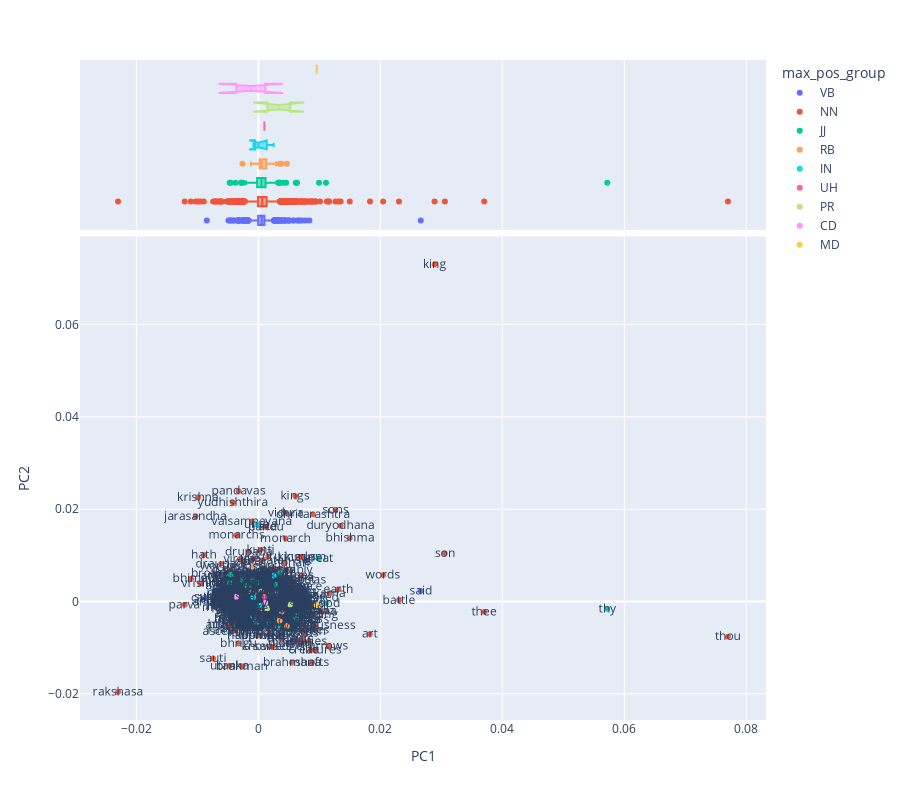

The cell this chart's notebook holds for it:
### Code cell
vis_loadings(LOADINGS2, 1, 2)

### Figure 1 — Plotly figure (JSON) as saved in the notebook; plotly's stock layout.template omitted (floating-point values rounded to 4 significant figures; data arrays with more than 128 entries replaced by an {"elided": "..."} marker saying what was removed)
{"data": [{"hovertemplate": "<b>%{hovertext}</b><br><br>max_pos_group=VB<br>PC1=%{x}<br>PC2=%{y}<br>term_str=%{text}<extra></extra>", "hovertext": {"elided": "925 str values"}, "legendgroup": "VB", "marker": {"color": "#636efa", "symbol": "circle"}, "mode": "markers+text", "name": "VB", "showlegend": true, "text": {"elided": "925 str values"}, "type": "scattergl", "x": {"elided": "925 float values"}, "xaxis": "x", "y": {"elided": "925 float values"}, "yaxis": "y"}, {"alignmentgroup": "True", "hovertemplate": "<b>%{hovertext}</b><br><br>max_pos_group=VB<br>PC1=%{x}<extra></extra>", "hovertext": {"elided": "925 str values"}, "legendgroup": "VB", "marker": {"color": "#636efa", "symbol": "circle"}, "name": "VB", "notched": true, "offsetgroup": "VB", "showlegend": false, "type": "box", "x": {"elided": "925 float values"}, "xaxis": "x2", "yaxis": "y2"}, {"hovertemplate": "<b>%{hovertext}</b><br><br>max_pos_group=NN<br>PC1=%{x}<br>PC2=%{y}<br>term_str=%{text}<extra></extra>", "hovertext": {"elided": "1752 str values"}, "legendgroup": "NN", "marker": {"color": "#EF553B", "symbol": "circle"}, "mode": "markers+text", "name": "NN", "showlegend": true, "text": {"elided": "1752 str values"}, "type": "scattergl", "x": {"elided": "1752 float values"}, "xaxis": "x", "y": {"elided": "1752 float values"}, "yaxis": "y"}, {"alignmentgroup": "True", "hovertemplate": "<b>%{hovertext}</b><br><br>max_pos_group=NN<br>PC1=%{x}<extra></extra>", "hovertext": {"elided": "1752 str values"}, "legendgroup": "NN", "marker": {"color": "#EF553B", "symbol": "circle"}, "name": "NN", "notched": true, "offsetgroup": "NN", "showlegend": false, "type": "box", "x": {"elided": "1752 float values"}, "xaxis": "x2", "yaxis": "y2"}, {"hovertemplate": "<b>%{hovertext}</b><br><br>max_pos_group=JJ<br>PC1=%{x}<br>PC2=%{y}<br>term_str=%{text}<extra></extra>", "hovertext": {"elided": "345 str values"}, "legendgroup": "JJ", "marker": {"color": "#00cc96", "symbol": "circle"}, "mode": "markers+text", "name": "JJ", "showlegend": true, "text": {"elided": "345 str values"}, "type": "scattergl", "x": {"elided": "345 float values"}, "xaxis": "x", "y": {"elided": "345 float values"}, "yaxis": "y"}, {"alignmentgroup": "True", "hovertemplate": "<b>%{hovertext}</b><br><br>max_pos_group=JJ<br>PC1=%{x}<extra></extra>", "hovertext": {"elided": "345 str values"}, "legendgroup": "JJ", "marker": {"color": "#00cc96", "symbol": "circle"}, "name": "JJ", "notched": true, "offsetgroup": "JJ", "showlegend": false, "type": "box", "x": {"elided": "345 float values"}, "xaxis": "x2", "yaxis": "y2"}, {"hovertemplate": "<b>%{hovertext}</b><br><br>max_pos_group=RB<br>PC1=%{x}<br>PC2=%{y}<br>term_str=%{text}<extra></extra>", "hovertext": ["accordingly", "actually", "agreeably", "aside", "asleep", "away", "carefully", "ceaselessly", "certainly", "cheerfully", "completely", "constantly", "continually", "deeply", "duly", "easily", "entirely", "equally", "especially", "exceedingly", "extremely", "far", "fast", "fearlessly", "fiercely", "firmly", "folly", "forcibly", "forward", "frequently", "fully", "furiously", "generally", "gradually", "greatly", "happily", "highly", "immediately", "impetuously", "incessantly", "instead", "just", "kingly", "likewise", "longer", "loudly", "mentally", "perfectly", "properly", "quickly", "quite", "really", "repeatedly", "respectfully", "righteously", "scarcely", "separately", "similarly", "singly", "slowly", "smilingly", "soon", "speedily", "suddenly", "surely", "thither", "truly", "verily", "vigorously", "wholly", "worldly"], "legendgroup": "RB", "marker": {"color": "#FFA15A", "symbol": "circle"}, "mode": "markers+text", "name": "RB", "showlegend": true, "text": ["accordingly", "actually", "agreeably", "aside", "asleep", "away", "carefully", "ceaselessly", "certainly", "cheerfully", "completely", "constantly", "continually", "deeply", "duly", "easily", "entirely", "equally", "especially", "exceedingly", "extremely", "far", "fast", "fearlessly", "fiercely", "firmly", "folly", "forcibly", "forward", "frequently", "fully", "furiously", "generally", "gradually", "greatly", "happily", "highly", "immediately", "impetuously", "incessantly", "instead", "just", "kingly", "likewise", "longer", "loudly", "mentally", "perfectly", "properly", "quickly", "quite", "really", "repeatedly", "respectfully", "righteously", "scarcely", "separately", "similarly", "singly", "slowly", "smilingly", "soon", "speedily", "suddenly", "surely", "thither", "truly", "verily", "vigorously", "wholly", "worldly"], "type": "scattergl", "x": [0.0006275, 0.0005188, 0.001015, 0.000942, -0.001063, 0.004689, 0.001375, 0.0004602, 0.002885, -0.001172, 0.0003781, 0.0008201, 0.0002411, 7.238e-05, 0.001881, 0.0008364, 0.001392, 0.0007144, 0.001413, 0.001682, -0.002614, 0.0008844, 0.00101, 0.0009664, 0.0004299, 0.0004353, 0.001997, 6.991e-05, -0.001226, 0.000596, 0.0006885, 0.0004076, 0.0005903, 0.0003209, -0.0005106, 0.0003165, 0.001978, -0.0001304, 0.0004732, -0.0004288, 0.0004587, -0.00106, 0.0006287, 0.0005909, 0.001796, 3.665e-05, 0.0004967, -0.0005062, 0.0003513, 0.003489, -0.0004322, 0.001801, 0.001925, 0.0002337, 0.001329, -0.0001165, 5.105e-05, 0.001958, 0.0002505, 6.686e-05, 0.00103, -0.0004693, 0.001709, 0.0001914, 0.001203, 0.000429, 0.001164, 0.00384, 0.0004409, 0.0004512, 0.001319], "xaxis": "x", "y": [0.0001958, -0.0003733, 0.001019, -0.0002518, 2.625e-05, -0.005306, 0.0005959, -0.0003438, 0.001719, 0.001819, -0.001447, -0.0006332, -0.0002278, -0.0008482, -0.0004955, -0.0005707, -0.0001269, 0.000197, 0.0008966, -0.001213, 0.0009497, 0.0007922, -0.0006159, -0.0009438, 0.0001267, 0.0005138, 0.0006448, 2.535e-05, -0.0005823, -6.931e-05, 0.0001115, -0.0003646, -0.0003649, -0.0002709, -0.0006838, 4.263e-05, -0.0005542, -0.0003002, 0.0002184, 8.16e-05, -5.739e-05, 0.007517, -6.267e-05, -0.0006766, -0.001265, 0.0005695, -0.0001604, 0.0007751, 8.482e-06, -0.004181, 0.0007014, 0.0009079, 0.001552, 0.0005979, -0.000301, 0.001533, 0.0004556, -0.0008111, -0.0004944, 1.172e-05, 0.0004031, -0.0002585, -0.0007024, -0.0004188, -0.0008142, 0.00216, -0.001526, -0.00218, -0.0007254, -0.0002973, -0.001158], "yaxis": "y"}, {"alignmentgroup": "True", "hovertemplate": "<b>%{hovertext}</b><br><br>max_pos_group=RB<br>PC1=%{x}<extra></extra>", "hovertext": ["accordingly", "actually", "agreeably", "aside", "asleep", "away", "carefully", "ceaselessly", "certainly", "cheerfully", "completely", "constantly", "continually", "deeply", "duly", "easily", "entirely", "equally", "especially", "exceedingly", "extremely", "far", "fast", "fearlessly", "fiercely", "firmly", "folly", "forcibly", "forward", "frequently", "fully", "furiously", "generally", "gradually", "greatly", "happily", "highly", "immediately", "impetuously", "incessantly", "instead", "just", "kingly", "likewise", "longer", "loudly", "mentally", "perfectly", "properly", "quickly", "quite", "really", "repeatedly", "respectfully", "righteously", "scarcely", "separately", "similarly", "singly", "slowly", "smilingly", "soon", "speedily", "suddenly", "surely", "thither", "truly", "verily", "vigorously", "wholly", "worldly"], "legendgroup": "RB", "marker": {"color": "#FFA15A", "symbol": "circle"}, "name": "RB", "notched": true, "offsetgroup": "RB", "showlegend": false, "type": "box", "x": [0.0006275, 0.0005188, 0.001015, 0.000942, -0.001063, 0.004689, 0.001375, 0.0004602, 0.002885, -0.001172, 0.0003781, 0.0008201, 0.0002411, 7.238e-05, 0.001881, 0.0008364, 0.001392, 0.0007144, 0.001413, 0.001682, -0.002614, 0.0008844, 0.00101, 0.0009664, 0.0004299, 0.0004353, 0.001997, 6.991e-05, -0.001226, 0.000596, 0.0006885, 0.0004076, 0.0005903, 0.0003209, -0.0005106, 0.0003165, 0.001978, -0.0001304, 0.0004732, -0.0004288, 0.0004587, -0.00106, 0.0006287, 0.0005909, 0.001796, 3.665e-05, 0.0004967, -0.0005062, 0.0003513, 0.003489, -0.0004322, 0.001801, 0.001925, 0.0002337, 0.001329, -0.0001165, 5.105e-05, 0.001958, 0.0002505, 6.686e-05, 0.00103, -0.0004693, 0.001709, 0.0001914, 0.001203, 0.000429, 0.001164, 0.00384, 0.0004409, 0.0004512, 0.001319], "xaxis": "x2", "yaxis": "y2"}, {"hovertemplate": "<b>%{hovertext}</b><br><br>max_pos_group=IN<br>PC1=%{x}<br>PC2=%{y}<br>term_str=%{text}<extra></extra>", "hovertext": ["amid", "like", "near", "unto"], "legendgroup": "IN", "marker": {"color": "#19d3f3", "symbol": "circle"}, "mode": "markers+text", "name": "IN", "showlegend": true, "text": ["amid", "like", "near", "unto"], "type": "scattergl", "x": [0.0002522, 0.002519, -0.0008038, -0.000247], "xaxis": "x", "y": [-0.00078, 0.005605, 0.0008793, 0.0167], "yaxis": "y"}, {"alignmentgroup": "True", "hovertemplate": "<b>%{hovertext}</b><br><br>max_pos_group=IN<br>PC1=%{x}<extra></extra>", "hovertext": ["amid", "like", "near", "unto"], "legendgroup": "IN", "marker": {"color": "#19d3f3", "symbol": "circle"}, "name": "IN", "notched": true, "offsetgroup": "IN", "showlegend": false, "type": "box", "x": [0.0002522, 0.002519, -0.0008038, -0.000247], "xaxis": "x2", "yaxis": "y2"}, {"hovertemplate": "<b>%{hovertext}</b><br><br>max_pos_group=UH<br>PC1=%{x}<br>PC2=%{y}<br>term_str=%{text}<extra></extra>", "hovertext": ["oh"], "legendgroup": "UH", "marker": {"color": "#FF6692", "symbol": "circle"}, "mode": "markers+text", "name": "UH", "showlegend": true, "text": ["oh"], "type": "scattergl", "x": [0.00099], "xaxis": "x", "y": [0.001001], "yaxis": "y"}, {"alignmentgroup": "True", "hovertemplate": "<b>%{hovertext}</b><br><br>max_pos_group=UH<br>PC1=%{x}<extra></extra>", "hovertext": ["oh"], "legendgroup": "UH", "marker": {"color": "#FF6692", "symbol": "circle"}, "name": "UH", "notched": true, "offsetgroup": "UH", "showlegend": false, "type": "box", "x": [0.00099], "xaxis": "x2", "yaxis": "y2"}, {"hovertemplate": "<b>%{hovertext}</b><br><br>max_pos_group=PR<br>PC1=%{x}<br>PC2=%{y}<br>term_str=%{text}<extra></extra>", "hovertext": ["oneself", "thyself"], "legendgroup": "PR", "marker": {"color": "#B6E880", "symbol": "circle"}, "mode": "markers+text", "name": "PR", "showlegend": true, "text": ["oneself", "thyself"], "type": "scattergl", "x": [0.001473, 0.005231], "xaxis": "x", "y": [-0.001494, -0.0006666], "yaxis": "y"}, {"alignmentgroup": "True", "hovertemplate": "<b>%{hovertext}</b><br><br>max_pos_group=PR<br>PC1=%{x}<extra></extra>", "hovertext": ["oneself", "thyself"], "legendgroup": "PR", "marker": {"color": "#B6E880", "symbol": "circle"}, "name": "PR", "notched": true, "offsetgroup": "PR", "showlegend": false, "type": "box", "x": [0.001473, 0.005231], "xaxis": "x2", "yaxis": "y2"}, {"hovertemplate": "<b>%{hovertext}</b><br><br>max_pos_group=CD<br>PC1=%{x}<br>PC2=%{y}<br>term_str=%{text}<extra></extra>", "hovertext": ["seven", "thousand"], "legendgroup": "CD", "marker": {"color": "#FF97FF", "symbol": "circle"}, "mode": "markers+text", "name": "CD", "showlegend": true, "text": ["seven", "thousand"], "type": "scattergl", "x": [0.001147, -0.003627], "xaxis": "x", "y": [-0.0002763, 0.001016], "yaxis": "y"}, {"alignmentgroup": "True", "hovertemplate": "<b>%{hovertext}</b><br><br>max_pos_group=CD<br>PC1=%{x}<extra></extra>", "hovertext": ["seven", "thousand"], "legendgroup": "CD", "marker": {"color": "#FF97FF", "symbol": "circle"}, "name": "CD", "notched": true, "offsetgroup": "CD", "showlegend": false, "type": "box", "x": [0.001147, -0.003627], "xaxis": "x2", "yaxis": "y2"}, {"hovertemplate": "<b>%{hovertext}</b><br><br>max_pos_group=MD<br>PC1=%{x}<br>PC2=%{y}<br>term_str=%{text}<extra></extra>", "hovertext": ["shall"], "legendgroup": "MD", "marker": {"color": "#FECB52", "symbol": "circle"}, "mode": "markers+text", "name": "MD", "showlegend": true, "text": ["shall"], "type": "scattergl", "x": [0.009555], "xaxis": "x", "y": [-0.0008055], "yaxis": "y"}, {"alignmentgroup": "True", "hovertemplate": "<b>%{hovertext}</b><br><br>max_pos_group=MD<br>PC1=%{x}<extra></extra>", "hovertext": ["shall"], "legendgroup": "MD", "marker": {"color": "#FECB52", "symbol": "circle"}, "name": "MD", "notched": true, "offsetgroup": "MD", "showlegend": false, "type": "box", "x": [0.009555], "xaxis": "x2", "yaxis": "y2"}], "layout": {"height": 800, "legend": {"title": {"text": "max_pos_group"}, "tracegroupgap": 0}, "margin": {"t": 60}, "xaxis": {"anchor": "y", "domain": [0, 1], "title": {"text": "PC1"}}, "xaxis2": {"anchor": "y2", "domain": [0, 1], "matches": "x", "showgrid": true, "showticklabels": false}, "yaxis": {"anchor": "x", "domain": [0, 0.7326], "title": {"text": "PC2"}}, "yaxis2": {"anchor": "x2", "domain": [0.7426, 1], "matches": "y2", "showgrid": false, "showline": false, "showticklabels": false, "ticks": ""}}}
